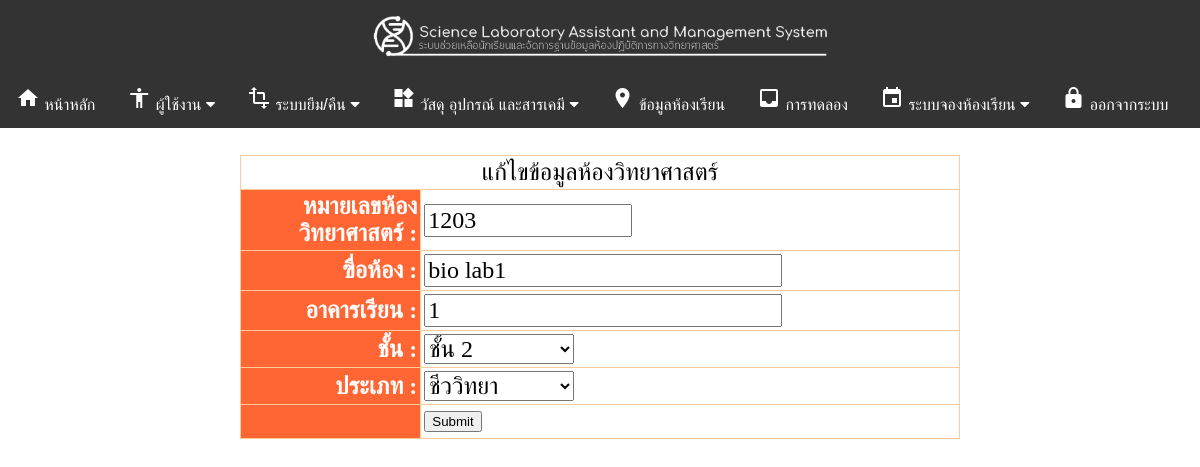
The page /lab/admin/edit_labroom.php?id=1&act=edit (signed in) on the database its author committed.
### tables this page shows
CREATE TABLE `labroom` (
  `lab_id` int(11) NOT NULL,
  `lab_code` varchar(4) NOT NULL,
  `lab_name` varchar(50) NOT NULL,
  `lab_floor` int(1) NOT NULL,
  `lab_building` varchar(50) NOT NULL,
  `lab_type` varchar(3) NOT NULL
);

### lab/admin/edit_labroom.php (the view, shortened to what this page needs)
<? include "../conn_db.php";
include "header.php";
$sql="SELECT * FROM labroom WHERE lab_id = '$_GET[id]'";
$query=mysql_query($sql);
$data=mysql_fetch_assoc($query);
if ($_GET[act]=="edit") {
		?>
<br>
<form name="form_insert" id="form_insert" action="" method="post" enctype="multipart/form-data">
<table align="center" width="60%" border="0" cellpadding="3" cellspacing="1" class="form_table">
<tr>
	<td colspan="2" align="center">แก้ไขข้อมูลห้องวิทยาศาสตร์
    </td>
</tr>
<tr align="left">
	<th width="25%" align="right">หมายเลขห้องวิทยาศาสตร์ :</th>
	<td ><input name="no" type="text" required class="input" id="no" style="width:200px;" maxlength="4" value="<?=$data[lab_code]?>"></td>
</tr>
<tr>
	<th align="right">ฃื่อห้อง :</th>
	<td align="left"><input name="name" type="text" required class="input" id="name" style="width:350px;" value="<?=$data[lab_name]?>"></td>
</tr>
<tr>
	<th align="right">อาคารเรียน :</th>
	<td align="left"><input name="b" type="text" required class="input" id="b" style="width:350px;" value="<?=$data[lab_building]?>"></td>
</tr>
<tr>
	<th align="right">ชั้น :</th>
	<td align="left">
    <select name="fl" required  class="input" id="fl" style="width:150px;">
		<option value="2" <? if($data[lab_floor]=="2"){?> selected="selected"<? }?>>ชั้น 2</option>
	</select>
    </td>
</tr>
<tr>
	<th align="right">ประเภท :</th>
	<td align="left">
	<select name="type" required  class="input" id="type" style="width:150px;" >
		<option value="bio" <? if($data[lab_type]=="bio"){?> selected="selected"<? }?>>ชีววิทยา</option>
	</select>
	</td>
</tr>
<tr>
	<th>&nbsp;</th>
	<td><input name="submit" type="submit" id="submit" value="Submit">
	</td>
</tr>
</table>
</form>
<?
}
?>
</body>
</html>

### lab/admin/css/table.css (style rules this page uses)
.form_table { BACKGROUND-COLOR: #FFCC99 }
.form_table TH { BACKGROUND-COLOR: #FF6633; COLOR: #ffffff }
.form_table TD { BACKGROUND-COLOR: #ffffff }

### lab/admin/css/menu.css (style rules this page uses)
body { font-family:Circular; font-size:24px; }
.input { font-family:Circular; font-size:24px; }

### rows shown on the page
labroom: no "1203", name "bio lab1", b "1", fl "ชั้น 2", type "ชีววิทยา"
